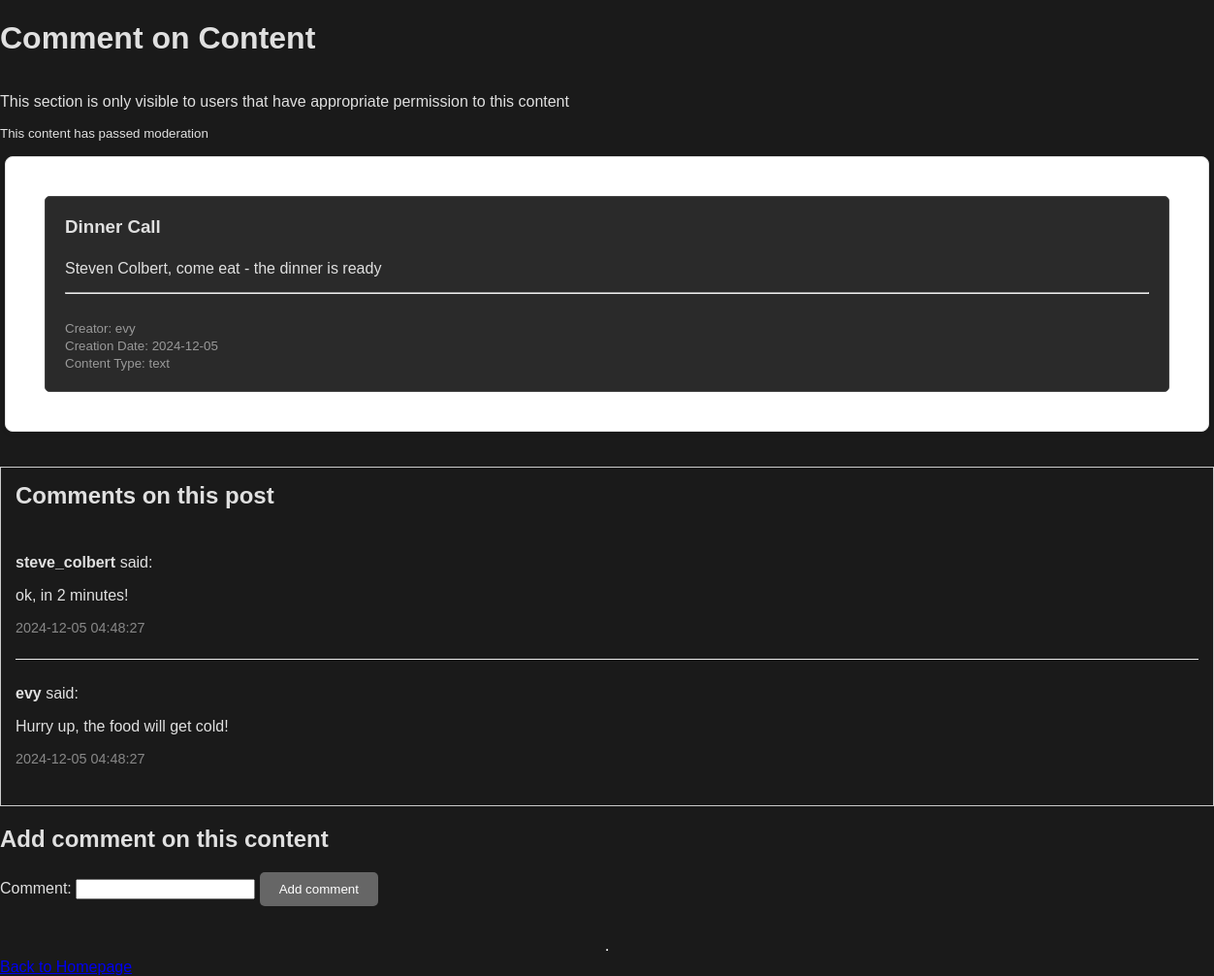
The page /App/comment_on_content.php?content_id=9 (signed in) on the database its author committed.
### App/comment_on_content.php (the view, shortened to what this page needs)
<!DOCTYPE html>
<html lang="en">
<link rel="stylesheet" type = "text/css" href="./css/comment_on_content.css" />
<head>
</head>
<?php
$member_id = $_SESSION['member_id'];
$content_id = $_GET['content_id'];
$host = 'localhost';
$db   = 'cosn';
$user = 'root';
$pass = '';
$dsn = "mysql:host=$host;dbname=$db";
$options = [
    PDO::ATTR_ERRMODE            => PDO::ERRMODE_EXCEPTION,
    PDO::ATTR_DEFAULT_FETCH_MODE => PDO::FETCH_ASSOC,
];
try {
     $pdo = new PDO($dsn, $user, $pass, $options);
} catch (\PDOException $e) {
     exit('Database connection failed: ' . $e->getMessage());
}
$sql = $pdo->prepare("
    SELECT
        content_id, m.username, content_type, content_data, content_creation_date, content_title, moderation_status,
        cpp.content_public_permission_type AS content_permission_type, 'public' as content_feed_type
    FROM
        cosn.content as cont
    INNER JOIN cosn.content_public_permissions as cpp
        ON cont.content_id = cpp.target_content_id
    INNER JOIN cosn.members as m
        ON cont.creator_id = m.member_id
    WHERE
        content_id = :content_id AND
        cpp.content_public_permission_type in ('comment') AND
        moderation_status = 'approved'
    UNION
    SELECT
        content_id, m.username, content_type, content_data, content_creation_date, content_title, moderation_status,
        cmp.content_permission_type AS content_permission_type, 'private' as content_feed_type
    FROM
        cosn.content as cont
    INNER JOIN cosn.content_member_permission as cmp
        ON cont.content_id = cmp.target_content_id
    INNER JOIN cosn.members as m
        ON cont.creator_id = m.member_id
    WHERE
        content_id = :content_id AND
        cmp.authorized_member_id = :logged_in_member_id AND
        cmp.content_permission_type in ('comment') AND
        moderation_status = 'approved'
    UNION
    SELECT
        content_id, m.username, content_type, content_data, content_creation_date, content_title, moderation_status,
        cgp.content_group_permission_type AS content_permission_type, 'group' as content_feed_type
    FROM
        cosn.content as cont
    INNER JOIN cosn.content_group_permissions as cgp
        ON cont.content_id = cgp.target_content_id
    INNER JOIN cosn.groups as g
        ON g.group_id = cgp.target_group_id
    INNER JOIN cosn.group_members as gm
        on gm.joined_group_id = g.group_id
    INNER JOIN cosn.members as m
        ON m.member_id = gm.participant_member_id
    WHERE
        content_id = :content_id AND
        moderation_status = 'approved' AND
        m.member_id = :logged_in_member_id AND
        cgp.content_group_permission_type in ('comment')
    ORDER BY content_id, content_feed_type
    ");
$sql->execute(['logged_in_member_id' => $member_id, 'content_id'=>$content_id]);
$readPermissionExists = $sql->fetch();
try {
    $pdo2 = new PDO($dsn, $user, $pass, $options);
} catch (\PDOException $e) {
    exit('Database connection failed: ' . $e->getMessage());
}
$sqlContent = $pdo2->prepare('SELECT content_type, content_title, content_data FROM content WHERE content_id = :content_id');
$sqlContent->execute(['content_id' => $content_id]);
$contentDetails = $sqlContent->fetch(PDO::FETCH_ASSOC);
$content_type = $contentDetails['content_type'];
$content_title = $contentDetails['content_title'];
$content_data = $contentDetails['content_data'];
try {
    $pdo_comment = new PDO($dsn, $user, $pass, $options);
} catch (\PDOException $e) {
    exit('Database connection failed: ' . $e->getMessage());
}
$commentContent = $pdo_comment->prepare('
SELECT content_comment_id, commenter_member_id, comment_text, target_content_id, datetime_comment, m.username
FROM content_comment as cc
    INNER JOIN members as m
        ON cc.commenter_member_id = m.member_id
WHERE target_content_id = :content_id
ORDER BY datetime_comment DESC'
);
$commentContent->execute(['content_id' => $content_id]);
$commentDetails = $commentContent->fetchAll(PDO::FETCH_ASSOC);
?>
<!DOCTYPE html>
<html lang="en">
<head>
</head>
<body>
    <h1>Comment on Content</h1>
    <p>This section is only visible to users that have appropriate permission to this content</p>
    <small>This content has passed moderation</small>
    <div class="view-content-container">
        <div class="feed-item">
            <h3><?php echo htmlspecialchars($content_title); ?></h3>
            <?php
            switch($content_type) {
                case 'text':
                    echo '<p>' . nl2br(htmlspecialchars($content_data)) . '</p>';
                    break;
            }
            ?>
            <hr>
            <small>
                <br>Creator: <?php echo htmlspecialchars($readPermissionExists['username']); ?>
                <br>Creation Date: <?php echo htmlspecialchars($readPermissionExists['content_creation_date']); ?>
                <br>
                Content Type: <?php echo htmlspecialchars($content_type); ?>
            </small>
        </div>
    </div>
    <div class="comments-container">
    <h2>Comments on this post</h2>
    <?php foreach ($commentDetails as $comment): ?>
        <div class="comment">
            <p><strong><?php echo htmlspecialchars($comment['username']); ?></strong> said:</p>
            <p><?php echo nl2br(htmlspecialchars($comment['comment_text'])); ?></p>
            <p class="comment-date"><?php echo $comment['datetime_comment']; ?></p>
        </div>
    <?php endforeach; ?>
</div>
<form id="commentForm"  method="POST">
    <h2>Add comment on this content</h2>
    <label for="comment">Comment:</label>
    <input type="text" id="comment" name="comment" required>
    <button type="submit" name="add_comment">Add comment</button>
</form>
    <br><br>
    <hr>
<a href="Homepage.php">Back to Homepage</a>
</html>

### App/css/comment_on_content.css (style rules this page uses)
body { background-color: #1a1a1a; color: #e0e0e0; font-family: Arial, sans-serif; transition: background-color 0.3s, color 0.3s; display: flex; flex-direction: column; min-height: 100vh; margin: 0; }
button { padding: 10px 20px; border: none; background-color: #666; color: #ffffff; border-radius: 5px; cursor: pointer; }
.view-content-container { background-color: #ffffff; border-radius: 8px; box-shadow: 0 2px 4px rgba(0, 0, 0, 0.1); border: 1px solid #e0e0e0; padding: 20px; margin: 16px 0; width: 100%; max-width: 1200px; margin-left: auto; margin-right: auto; }
.view-content-container p { color: #666666; line-height: 1.6; margin-bottom: 12px; }
.feed-item { background-color: #2a2a2a; border: 1px solid #444; border-radius: 5px; padding: 20px; margin: 20px; box-sizing: border-box; }
.feed-item h3 { color: #e0e0e0; margin-top: 0; }
.feed-item p { color: #e0e0e0; line-height: 1.6; }
.feed-item small { color: #999999; }
.comments-container { border: 1px solid #ccc; padding: 15px; margin-top: 20px; }
.comments-container h2 { margin-top: 0; }
.comment { border-bottom: 1px solid #eee; padding: 10px 0; }
.comment:last-child { border-bottom: none; }
.comment-date { font-size: 0.9em; color: #888; }

### rows shown on the page
content: content_title "Dinner Call", content_data "Steven Colbert, come eat - the dinner is ready", content_type "text"
content_comment: commenter_member.username "steve_colbert", comment_text "ok, in 2 minutes!", datetime_comment "2024-12-05 04:48:27"
content_comment: commenter_member.username "evy", comment_text "Hurry up, the food will get cold!", datetime_comment "2024-12-05 04:48:27"

### other values the page prints
$readPermissionExists['username'] "evy"
$readPermissionExists['content_creation_date'] "2024-12-05"
